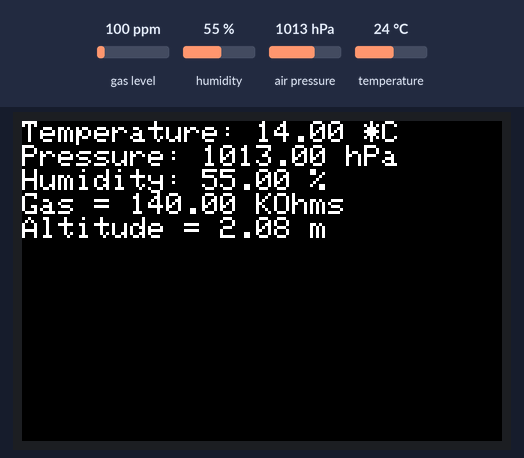
Recording of a sketch running on a simulated Arduino Uno, built with avr-gcc and run on an emulated ATmega328P. On the bench: 480×320 colour display. The test bench sets the inputs (shaded band); at power-on: gas level 100 ppm, humidity 55 %, air pressure 1013 hPa, temperature 24 °C. What the sketch prints to the serial monitor is not drawn.

Above: at 6.2 s.
6.3 s: gas level set to 20 ppm
17.8 s: humidity set to 22 %
At 22.5 s:
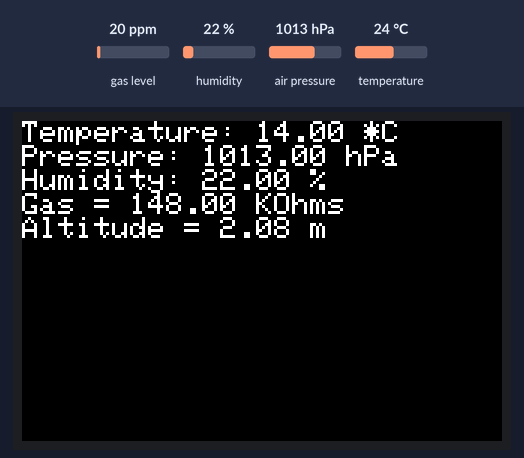
28.4 s: air pressure set to 952 hPa
At 33.0 s:
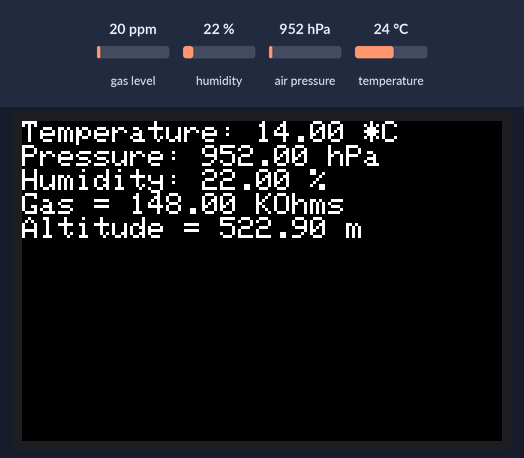
39.1 s: temperature set to 12 °C
At 43.6 s:
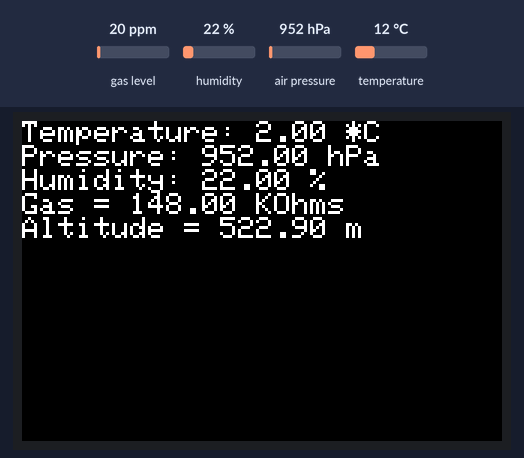
49.8 s: gas level set to 250 ppm
At 55.3 s:
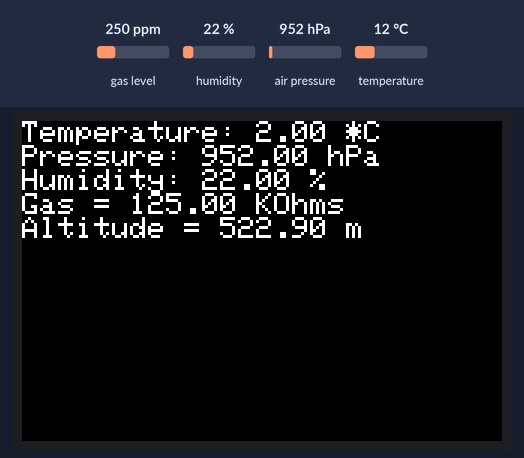
Timing chart, 0 to 56.8 s (numbered marks = the images above; inputs shaded):
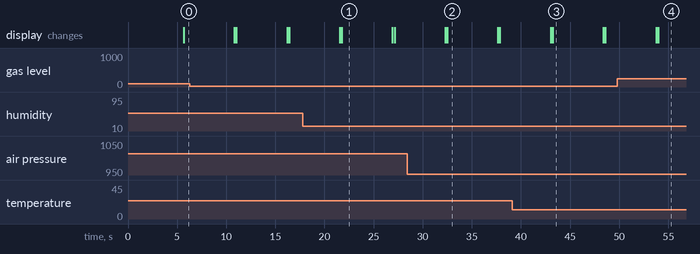

Measured:
- after the input at 17.8 s, the display: first differs from a run without the input after 4.0 s (image 1)
- after the input at 28.4 s, the display: first differs from a run without the input after 4.1 s (image 2)
- after the input at 39.1 s, the display: first differs from a run without the input after 4.1 s (image 3)
- after the input at 49.8 s, the display: first differs from a run without the input after 4.2 s (image 4)
- what the display in image 1 shows lasts 5.1 s, from 21.8 s to 26.9 s

The sketch:

main.ino
```cpp
#include <Wire.h>
#include <SPI.h>
#include <Adafruit_Sensor.h>
#include "Adafruit_BME680.h"
#include "Adafruit_GFX.h"
#include "Adafruit_HX8357.h"

#define TFT_CS 10
#define TFT_DC 9

Adafruit_HX8357 tft = Adafruit_HX8357(TFT_CS, TFT_DC);

#define SEALEVELPRESSURE_HPA (1013.25)

Adafruit_BME680 bme;

void setup() {
  tft.begin();
  tft.fillScreen(HX8357_BLACK);
  tft.setRotation(1);

  tft.setCursor(0, 0);
  tft.setTextSize(3.5);

  // Setup console at 9600 bauds
  Serial.begin(9600);

  tft.setTextColor(HX8357_WHITE);

  if (!bme.begin()) {
    Serial.println("Could not find a valid BME680 sensor, check wiring!");
    while (1);
  }

  // Set up oversampling and filter initialization
  bme.setTemperatureOversampling(BME680_OS_8X);
  bme.setHumidityOversampling(BME680_OS_2X);
  bme.setPressureOversampling(BME680_OS_4X);
  bme.setIIRFilterSize(BME680_FILTER_SIZE_3);
  bme.setGasHeater(320, 150); // 320*C for 150 ms
}

void loop() {
  // Read data from BME680 and display results to HX8357 every 5 seconds
  delay(5000);
  if (!bme.performReading()) {
    Serial.println("Failed to perform reading");
  } else {
    Serial.println("Measuring...");

    // Reset screen
    tft.fillScreen(HX8357_BLACK);
    tft.setCursor(0, 0);

    // Display Temperature
    Serial.print("Temperature = "); Serial.print(bme.temperature); Serial.println(" °C");
    tft.print("Temperature: "); tft.print(bme.temperature - 10); tft.println(" *C");

    // Display Pressure
    Serial.print("Pressure = "); Serial.print(bme.pressure / 100.0); Serial.println(" hPa");
    tft.print("Pressure: "); tft.print(bme.pressure / 100); tft.println(" hPa");

    // Display Humidity
    Serial.print("Humidity = "); Serial.print(bme.humidity); Serial.println(" %");
    tft.print("Humidity: "); tft.print(bme.humidity); tft.println(" %");

    // Display gas
    Serial.print("Gas = "); Serial.print(bme.gas_resistance / 1000.0); Serial.println(" KOhms");
    tft.print("Gas = "); tft.print(bme.gas_resistance / 1000.0); tft.println(" KOhms");

    // Display altitude
    Serial.print("Approx. Altitude = "); Serial.print(bme.readAltitude(SEALEVELPRESSURE_HPA)); Serial.println(" m");
    tft.print("Altitude = "); tft.print(bme.readAltitude(SEALEVELPRESSURE_HPA)); tft.println(" m");

    tft.println();
    Serial.println();
  }
}
```
